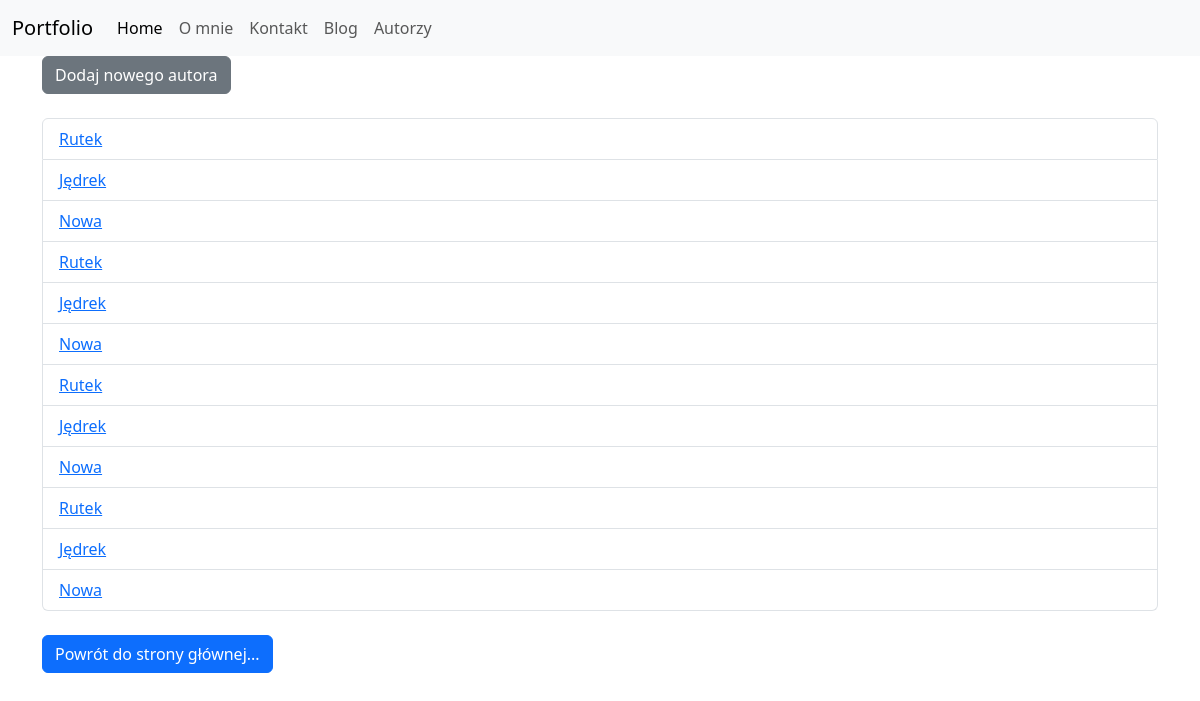
The app's page /posts/authors/list, older data.
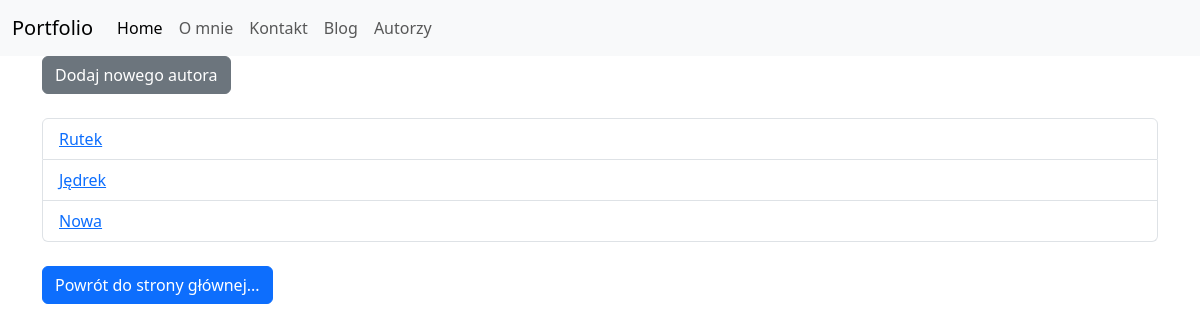
The same page, newer data.
### posts/models.py (models this page shows, shortened)
class Author(models.Model):
    nick = models.CharField(max_length=100)
    email = models.EmailField()
    bio = models.TextField(blank=True, null=True)

### posts/views.py (the view)
# urls.py: path('authors/list', authors_list, name='authors_list'),
def authors_list(request):
    authors = Author.objects.all()
    return render(request, template_name='posts/authors_list.html', context={'authors': authors, 'title': 'Authors list'})

### posts/templates/posts/authors_list.html (shortened to what this page needs)
{% extends "infos/base.html" %}
{% block content %}
    <a href="{% url 'posts:author_form' %}" class="btn btn-secondary" tabindex="-1"
       role="button" aria-disabled="true">Dodaj nowego autora</a>
    <ul class="list-group">
        {% for a in authors %}
            <li class="list-group-item"><a href="{% url 'posts:author_details' a.id %}"
                                           tabindex="-1" role="button"
                                           aria-disabled="false">{{ a.nick }}</a></li>
        {% endfor %}
    </ul>
    <a href="{% url 'home' %}" class="btn btn-primary" tabindex="-1"
       role="button" aria-disabled="true">Powrót do strony głównej...</a>
{% endblock content %}

### infos/templates/infos/base.html (shortened to what this page needs)
<!doctype html>
<html lang="en">
  <head>
    <link href="https://cdn.jsdelivr.net/npm/bootstrap@5.3.0-alpha1/dist/css/bootstrap.min.css" rel="stylesheet">
  </head>
  <nav class="navbar navbar-expand-lg bg-body-tertiary">
  <div class="container-fluid">
    <a class="navbar-brand" href="{% url 'home' %}">Portfolio</a>
    <div class="collapse navbar-collapse" id="navbarNav">
      <ul class="navbar-nav">
        <li class="nav-item">
          <a class="nav-link active" aria-current="page" href="{% url 'home' %}">Home</a>
        </li>
        <li class="nav-item">
          <a class="nav-link" href="{% url 'about' %}">O mnie</a>
        </li>
        <li class="nav-item">
          <a class="nav-link" href="{% url 'contact' %}">Kontakt</a>
        </li>
        <li class="nav-item">
          <a class="nav-link" href="{% url 'posts:posts_list' %}">Blog</a>
        </li>
        <li class="nav-item">
          <a class="nav-link" href="{% url 'posts:authors_list' %}">Autorzy</a>
        </li>
      </ul>
    </div>
  </div>
</nav>
  <body>
    <div class="container">
        {% block content%}{% endblock content%}
    </div>
  </body>
</html>

Row changes from the older to the newer data that the page shows:
removed Author: nick "Rutek"
removed Author: nick "Jędrek"
removed Author: nick "Nowa"
removed Author: nick "Rutek"
removed Author: nick "Jędrek"
removed Author: nick "Nowa"
removed Author: nick "Rutek"
removed Author: nick "Jędrek"
removed Author: nick "Nowa"
